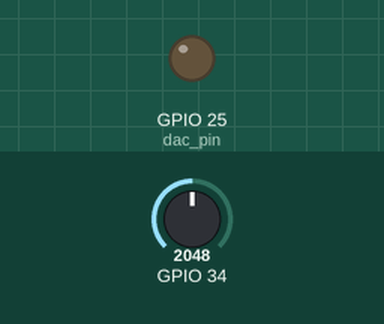
Recording of a program running on a simulated ESP32 board running MicroPython. On the bench: output pins drawn as LEDs (lit = HIGH). The inputs (shaded band) are chosen by the test bench; at power-on: GPIO 34 = 2048 (analog values on the 0–4095 scale). What the program prints to the serial console is not drawn.

Above: at 0.1 s.
At 7.0 s:
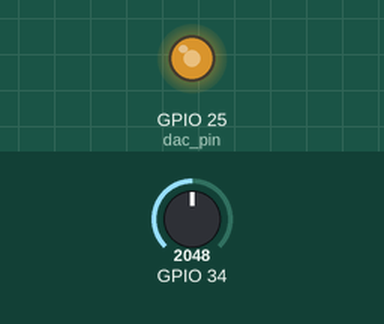
At 11.97 s:
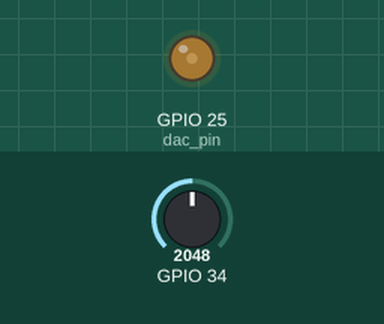
At 21.78 s:
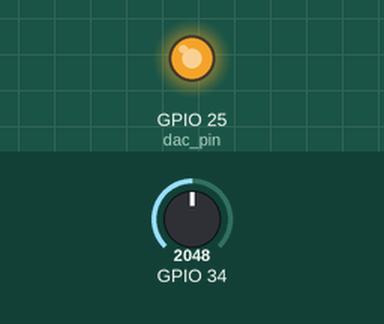
Timing chart, 0 to 22.0 s (numbered marks = the images above):
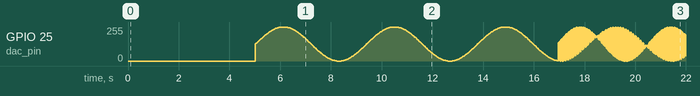

The program:

ADC.py
```python
# 导入模块
from machine import Pin, ADC, Timer, DAC
import math
import array
import DAC_
from time import sleep
#'triangle'
def adc_run(t = 50,pin = 34,sum_point = 128 ,debug = True ,debug_name = 'square',debug_freq = 400):
    '''
    freq 采样频率
    pin adc针脚
    '''

    # 定义ADC控制对象
    adc = ADC(Pin(pin))
    adc.atten(ADC.ATTN_11DB)  # 开启衰减，量程增大到3.3V

    res = []

    loop_switch = True
    # 定时器0中断函数
    def time0_irq(timer):
        nonlocal res,loop_switch  # 使用 nonlocal 关键字，如果 res 需要在 adc_run 函数的其它地方修改
        adc_value = adc.read()
        adc_voltage = 3.3 * adc_value / 4095
        # 将ADC值映射到-3.3V到3.3V
        adc_voltage_mapped = (adc_value - 2047) * (3.3 / 2047)
        print("ADC检测电压（映射）：%.2fV" % adc_voltage_mapped)
        res.append(round(adc_voltage_mapped, 2))
        if len(res) >= sum_point + 10 :
            res = res[10:]
            print(res)
            loop_switch = False
            # 关闭定时器
            timer.deinit()

    time0 = Timer(0)  # 创建time0定时器对象
    if debug:
        out_wave = DAC_.Out_Wave(25,debug_freq)
        out_wave.out_wave(debug_name)
    time0.init(period=t, mode=Timer.PERIODIC, callback=time0_irq)

    while loop_switch:
        pass

    return res

# 程序入口
if __name__ == "__main__":
    wave_list = ['sine','square','triangle','sawtooth']
    freq_list = [200,250,300,350,400,450,500,550,600,650,700,750,800]
    for i in wave_list:
        sleep(5)
        for k in freq_list:
            adc_run(debug_name=i,debug_freq=k+25)
            sleep(5)
```

DAC_.py
```python
import math
from machine import DAC, Pin, Timer
import array

class Out_Wave():
    def __init__(self, dac_pin, frequency, amplitude=128, offset=128):
        '''
        self.dac: DAC对象
        frequency: 频率
        amplitude: 振幅
        offset: 偏移
        '''
        self.dac = DAC(Pin(dac_pin))
        self.freq = frequency
        self.amplitude = amplitude
        self.offset = offset
        self.samples = 199
        # 定时器周期应等于波形周期除以采样点数
        self.period_us = int((1 / self.freq) * 1e6 / self.samples)

    def generate_sine_wave(self):
        buffer = array.array('B', (int(self.offset + self.amplitude * math.sin(2 * math.pi * i / self.samples)) for i in range(self.samples)))
        #print(buffer)
        timer = Timer(1)
        index = 0

        # 定时器回调函数
        def output_wave(timer):
            nonlocal index
            self.dac.write(buffer[index])
            index = (index + 1) % self.samples

        # 启动定时器，定期调用output_wave函数
        timer.init(period=self.period_us, mode=Timer.PERIODIC, callback=output_wave)
        print("正在输出正弦波...")

    def generate_square_wave(self):
        buffer = array.array('B', (0 if i < self.samples // 2 else 255 for i in range(self.samples)))
        #print(buffer)
        timer = Timer(1)
        index = 0

        # 定时器回调函数
        def output_wave(timer):
            nonlocal index
            self.dac.write(buffer[index])
            index = (index + 1) % self.samples

        # 启动定时器，定期调用output_wave函数
        timer.init(period=self.period_us, mode=Timer.PERIODIC, callback=output_wave)
        print("正在输出方波...")

    def generate_triangle_wave(self):

        #buffer = array.array('B', [int(self.offset + self.amplitude * ((2 * i / self.samples) - 1)) if i < (self.samples // 2) + 1 else int(self.offset - self.amplitude * ((2 * (self.samples - i) / self.samples) - 1)) for i in range(self.samples)])
        buffer = array.array('B', (int(self.offset + self.amplitude * (4 * abs(i / self.samples - 0.5) - 1)) for i in
                                   range(self.samples)))
        #print(buffer)
        timer = Timer(1)
        index = 0

        # 定时器回调函数
        def output_wave(timer):
            nonlocal index
            self.dac.write(buffer[index])
            index = (index + 1) % self.samples

        # 启动定时器，定期调用output_wave函数
        timer.init(period=self.period_us, mode=Timer.PERIODIC, callback=output_wave)
        print("正在输出三角波...")

    def generate_sawtooth_wave(self):

        buffer = array.array('B', [int(self.offset + self.amplitude * ((2 * i / self.samples) - 1)) if i < (self.samples // 2) + 1 else int(self.offset - self.amplitude * ((2 * (self.samples - i) / self.samples) - 1)) for i in range(self.samples)])
        #print(buffer)
        timer = Timer(1)
        index = 0

        # 定时器回调函数
        def output_wave(timer):
            nonlocal index
            self.dac.write(buffer[index])
            index = (index + 1) % self.samples

        # 启动定时器，定期调用output_wave函数
        timer.init(period=self.period_us, mode=Timer.PERIODIC, callback=output_wave)
        print("正在输出锯齿波...")

    def out_wave(self,out_name:str):
        if out_name == 'sine':
            self.generate_sine_wave()

        elif out_name == 'square':
            self.generate_square_wave()

        elif out_name == 'triangle':
            self.generate_triangle_wave()

        elif out_name == 'sawtooth':
            self.generate_sawtooth_wave()

        else:
            print('输入的波形有误')

if __name__ == '__main__':
    # 示例使用
    wave_generator = Out_Wave(dac_pin=25, frequency=50)
    #wave_generator.generate_sine_wave()
    #wave_generator.generate_square_wave()
    #wave_generator.generate_triangle_wave()
    wave_generator.generate_sawtooth_wave()
```
